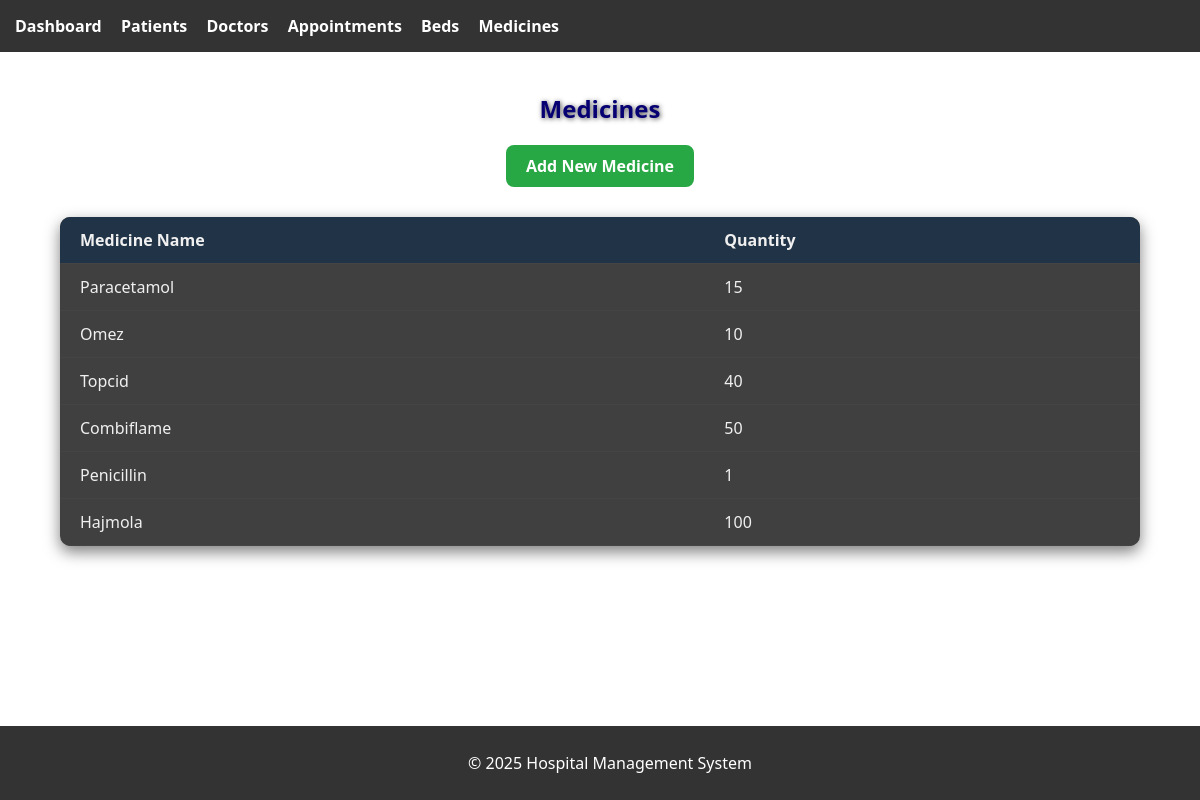
/view_medicines (signed in), run on the app's committed database.
### hospital_app/models.py (models this page shows)
class Medicine(db.Model):
    id = db.Column(db.Integer, primary_key=True)
    name = db.Column(db.String(100), nullable=False)
    quantity = db.Column(db.Integer, nullable=False)

### hospital_app/app.py (the view)
@app.route('/view_medicines')
def view_medicines():
    if not is_admin():
        return redirect(url_for('index'))
    medicines = Medicine.query.all()
    return render_template('view_medicines.html', medicines=medicines)

### hospital_app/app.py (called while the page is built)
def is_admin():
    return 'role' in session and session['role'] == 'admin'

### hospital_app/templates/view_medicines.html (shortened to what this page needs)
{% extends 'base.html' %}
{% block content %}
  <h2>Medicines</h2>
  <a href="{{ url_for('add_medicine') }}" class="btn btn-success">Add New Medicine</a>
  <table class="table mt-3">
    <thead>
      <tr>
        <th>Medicine Name</th>
        <th>Quantity</th>
      </tr>
    </thead>
    <tbody>
      {% for medicine in medicines %}
        <tr>
          <td>{{ medicine.name }}</td>
          <td>{{ medicine.quantity }}</td>
        </tr>
      {% endfor %}
    </tbody>
  </table>
{% endblock %}

### hospital_app/static/style.css (style rules this page uses)
body { font-family: Arial, sans-serif; margin: 0; padding: 0; }

### hospital_app/templates/view_medicines.html (style rules this page uses)
body { margin: 0; font-family: 'Segoe UI', Tahoma, Geneva, Verdana, sans-serif; background-image: url('https://images.unsplash.com/photo-1566244930-4a6e6975f4d6?auto=format&fit=crop&w=1740&q=80'); background-size: cover; background-position: center; background-attachment: fixed; color: #da5858; }
h2 { text-align: center; margin-top: 40px; color: #060072; text-shadow: 1px 1px 5px rgba(0, 0, 0, 0.7); }
.btn-success { display: block; width: fit-content; margin: 20px auto; padding: 10px 20px; background-color: #28a745; color: white; text-decoration: none; border-radius: 8px; font-weight: bold; text-align: center; transition: background-color 0.3s ease, transform 0.2s ease; }
.table { width: 90%; margin: 0 auto 60px auto; border-collapse: collapse; background-color: rgba(0, 0, 0, 0.75); border-radius: 10px; overflow: hidden; box-shadow: 0 6px 15px rgba(0, 0, 0, 0.5); }
.table th, .table td { padding: 12px 20px; text-align: left; border-bottom: 1px solid #444; color: #f0f0f0; }
.table th { background-color: #213346; }
.mt-3 { margin-top: 30px; }

### data on the page
Medicine: name "Paracetamol", quantity "15"
Medicine: name "Omez", quantity "10"
Medicine: name "Topcid", quantity "40"
Medicine: name "Combiflame", quantity "50"
Medicine: name "Penicillin", quantity "1"
Medicine: name "Hajmola", quantity "100"
